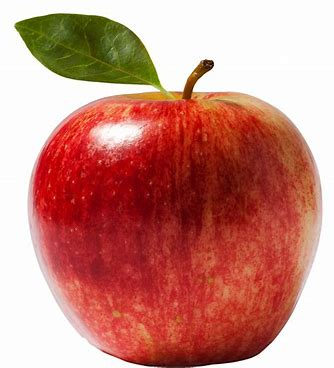
#> input picture assets/apple.jpeg, 334 x 368 px
$ python -i fourier_highpass.py   (imports and definitions only)
#> lines starting #> are read from the running program, lines starting #| are printed output that depends on the picture
#> further down, picture is the input picture: shape (368, 334, 3); mean B, G, R 126.1, 136.7, 200.4
import cv2
import numpy as np


def fourier_highpass(frame, cutoff=30):
    """
    Apply a high-pass filter in the frequency domain.
    Args:
        frame (numpy.ndarray): The input video frame.
        cutoff (int): Cutoff frequency radius.
    Returns:
        numpy.ndarray: Frame with high-pass filter applied.
    """
#> called with cutoff = 30
    gray = cv2.cvtColor(frame, cv2.COLOR_BGR2GRAY)
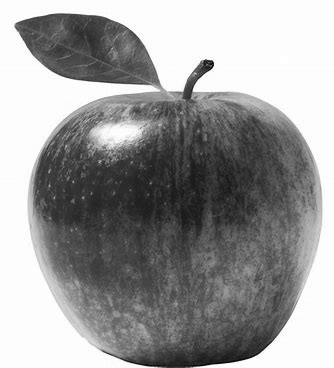
#> gray: shape (368, 334); min 5, max 255, mean 154.6
    dft = cv2.dft(np.float32(gray), flags=cv2.DFT_COMPLEX_OUTPUT)
    dft_shift = np.fft.fftshift(dft)

    rows, cols = gray.shape
#> rows = 368; cols = 334
    crow, ccol = rows // 2, cols // 2
#> crow = 184; ccol = 167

    mask = np.ones((rows, cols, 2), np.float32)
    mask[crow - cutoff:crow + cutoff, ccol - cutoff:ccol + cutoff] = 0

    dft_shift = dft_shift * mask
    dft_ishift = np.fft.ifftshift(dft_shift)
    img_back = cv2.idft(dft_ishift)
    img_back = cv2.magnitude(img_back[:, :, 0], img_back[:, :, 1])
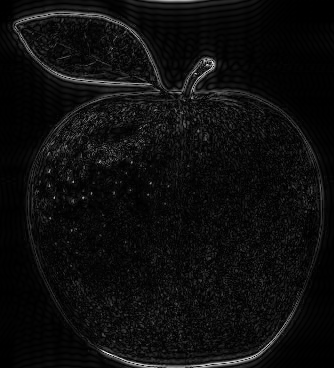
#> img_back: shape (368, 334) float32; min 548.5, max 15680592, mean 865142.2; drawn with min black and max white

    # Normalize to 8-bit
    normalized = cv2.normalize(img_back, None, 0, 255, cv2.NORM_MINMAX)
    return cv2.cvtColor(normalized.astype(np.uint8), cv2.COLOR_GRAY2BGR)

>>> import cv2
>>> picture = cv2.imread('../assets/apple.jpeg')
>>> result = fourier_highpass(picture)
